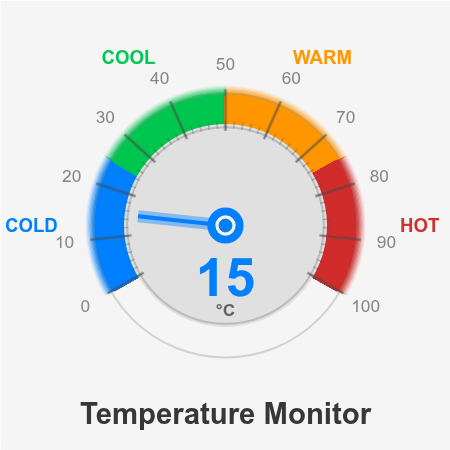

The Python source for this figure:

from bokeh_rocks import Gauge, show, save_plot
from bokeh.models import CustomJS
from bokeh.io import curdoc
from bokeh.layouts import row
temp_zones = [
    {"range": (0, 25), "color": "#0080FF", "label": "COLD"},
    {"range": (25, 50), "color": "#00C853", "label": "COOL"},
    {"range": (50, 75), "color": "#FF9800", "label": "WARM"},
    {"range": (75, 100), "color": "#D32F2F", "label": "HOT"}
]

gauge2 = Gauge(
    width=450, height=450,
    title="Temperature Monitor",
    unit="°C",
    zones=temp_zones,
    initial_value=15,
    easing=True,
    theme="light"
)

animate2 = CustomJS(args=dict(source=gauge2.source), code=gauge2.get_animation_js(82, 1000))

doc = curdoc()
layout = row(gauge2.figure)
doc.add_root(layout)
doc.js_on_event('document_ready', animate2)
show(gauge2.figure)
save_plot(gauge2.figure, "output/gauge_04")
